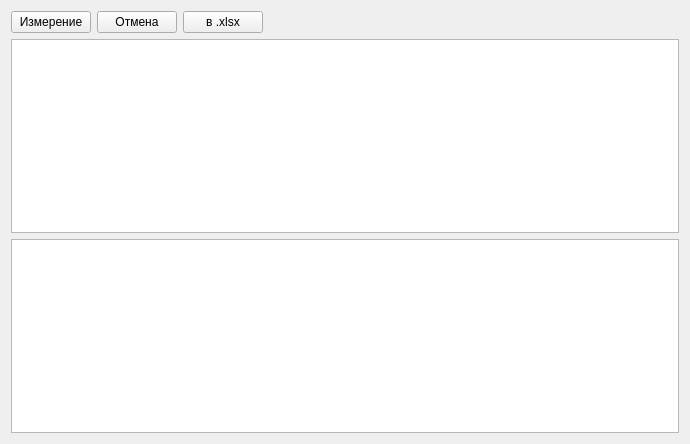
<?xml version="1.0" encoding="UTF-8"?>
<ui version="4.0">
 <class>widgetInstrument</class>
 <widget class="QWidget" name="widgetInstrument">
  <property name="geometry">
   <rect>
    <x>0</x>
    <y>0</y>
    <width>690</width>
    <height>444</height>
   </rect>
  </property>
  <property name="sizePolicy">
   <sizepolicy hsizetype="Minimum" vsizetype="Minimum">
    <horstretch>0</horstretch>
    <verstretch>0</verstretch>
   </sizepolicy>
  </property>
  <property name="windowTitle">
   <string/>
  </property>
  <layout class="QVBoxLayout" name="verticalLayout">
   <item>
    <layout class="QHBoxLayout" name="horizontalLayout">
     <item>
      <widget class="QPushButton" name="btnMeasure">
       <property name="text">
        <string>Измерение</string>
       </property>
      </widget>
     </item>
     <item>
      <widget class="QPushButton" name="btnCancel">
       <property name="text">
        <string>Отмена</string>
       </property>
      </widget>
     </item>
     <item>
      <widget class="QPushButton" name="btnExport">
       <property name="text">
        <string>в .xlsx</string>
       </property>
      </widget>
     </item>
     <item>
      <spacer name="horizontalSpacer">
       <property name="orientation">
        <enum>Qt::Horizontal</enum>
       </property>
       <property name="sizeHint" stdset="0">
        <size>
         <width>40</width>
         <height>20</height>
        </size>
       </property>
      </spacer>
     </item>
    </layout>
   </item>
   <item>
    <widget class="QTableView" name="tableMeasurePow">
     <attribute name="horizontalHeaderCascadingSectionResizes">
      <bool>true</bool>
     </attribute>
     <attribute name="verticalHeaderVisible">
      <bool>false</bool>
     </attribute>
     <attribute name="verticalHeaderDefaultSectionSize">
      <number>24</number>
     </attribute>
     <attribute name="verticalHeaderStretchLastSection">
      <bool>false</bool>
     </attribute>
    </widget>
   </item>
   <item>
    <widget class="QTableView" name="tableMeasureCurr">
     <attribute name="horizontalHeaderCascadingSectionResizes">
      <bool>true</bool>
     </attribute>
     <attribute name="verticalHeaderVisible">
      <bool>false</bool>
     </attribute>
     <attribute name="verticalHeaderDefaultSectionSize">
      <number>24</number>
     </attribute>
     <attribute name="verticalHeaderStretchLastSection">
      <bool>false</bool>
     </attribute>
    </widget>
   </item>
  </layout>
 </widget>
 <resources/>
 <connections/>
</ui>
